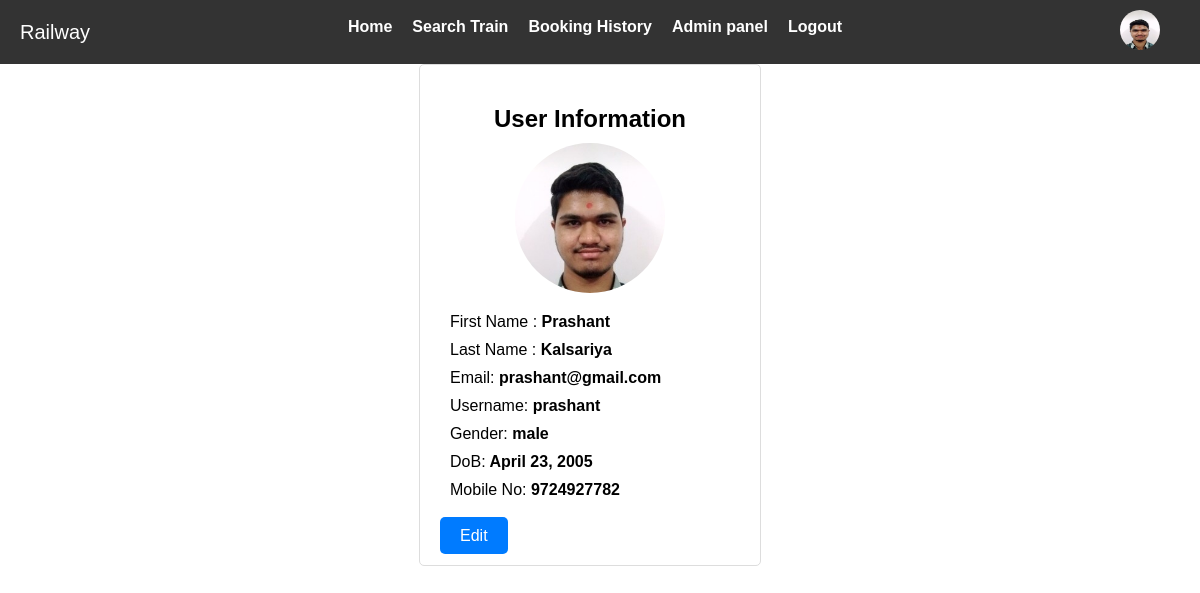
/profile (signed in), run on the app's committed database.
### railway/models.py (models this page shows)
class UserProfile(models.Model):
    user = models.OneToOneField(User, on_delete=models.CASCADE, null=True)
    profile_photo = models.ImageField(upload_to='profile_photos/', null=True, blank=True)

class Register(models.Model):
    user = models.ForeignKey(User,on_delete=models.CASCADE,null=True)
    mobile = models.CharField(max_length=10,null=True)
    dob = models.DateField(null=True)
    gender = models.CharField(max_length=10,null=True)

### railway/views.py (the view)
# urls.py: path('profile',views.profile,name="profile"),
def profile(request):
    user_info, created = Register.objects.get_or_create(user=request.user)
    user_profile = UserProfile.objects.filter(user=request.user).first()
    data = {"user_info":user_info,"user_profile":user_profile}
    return render(request,"user_profile.html",data)

### templates/user_profile.html
{% extends 'user_nav.html' %}
{% load static %}
{% block design %}
<link rel="stylesheet" href="{% static 'css/user_profile.css' %}">
{% endblock %}
{% block content %}
<div class="profile-container">
    <div class="read-only-container" id="readOnlyContainer">
        <h2 style="text-align: center;">User Information</h2>
        <div class="image-container">
            {% if request.user.userprofile.profile_photo %}
            <img src="{{ request.user.userprofile.profile_photo.url }}" alt="Profile Photo" class="profile-photo">
            {% else %}
            <img src="https://static.vecteezy.com/system/resources/thumbnails/009/734/564/small_2x/default-avatar-profile-icon-of-social-media-user-vector.jpg"
                alt="User Profile Picture" class="profile-photo">
            {% endif %}
        </div>
        <ul class="u-list">
            <li class="list"><span>First Name : </span>{{user.first_name}}</li>
            <li class="list"><span>Last Name :</span> {{user.last_name}} </li>
            <li class="list"><span>Email:</span> {{user.email}}</li>
            <li class="list"><span>Username:</span> {{user.username}}</li>
            <li class="list"><span>Gender:</span> {{user_info.gender}}</li>
            <li class="list"><span>DoB:</span> {{user_info.dob}} </li>
            <li class="list"><span>Mobile No:</span> {{user_info.mobile}} </li>
        </ul>
        <br>
        <a href="{% url 'edit_profile' %}" class="edit-button" style="text-decoration:none;">Edit</a>
    </div>
    {% endblock %}

### templates/user_nav.html (shortened to what this page needs)
<!DOCTYPE html>
<html lang="en">
<head>
    {% load static %}
    <link rel="stylesheet" href="{% static 'css/user_nav.css' %}">
    {% block design %}
    {% endblock %}
</head>
<body>
    <header>
        <nav class="navbar">
            <div class="logo">
                <a href="#">Railway</a>
            </div>
            <ul class="nav-links">
                <li><a href="{% url 'user_home' %}">Home</a></li>
                <li><a href="{% url 'search_train' %}">Search Train</a></li>
                <li><a href="{% url 'booking_history' %}">Booking History</a></li>
                {% if user.is_staff %}
                <li><a href="{%url 'admin_home' %}">Admin panel</a></li>
                {% endif %}
                <li><a href="{% url 'logout_user' %}">Logout</a></li>
            </ul>
            <div class="profile">
                {% if request.user.userprofile.profile_photo %}
                <img src="{{ request.user.userprofile.profile_photo.url }}" alt="Profile Photo">
                {% else %}
                <img src="https://static.vecteezy.com/system/resources/thumbnails/009/734/564/small_2x/default-avatar-profile-icon-of-social-media-user-vector.jpg"
                    alt="User Profile Picture">
                {% endif %}
            </div>
        </nav>
    </header>
    {% block content %} {% endblock %}
</body>
</html>

### static/css/user_nav.css (style rules this page uses)
body { margin: 0; padding: 0; font-family: Arial, sans-serif; }
header { background-color: #333; color: #fff; padding: 10px 20px; display: flex; justify-content: space-between; align-items: center; }
.navbar { display: flex; align-items: center; justify-content: space-between; width: 100%; }
.logo a { color: inherit; text-decoration: none; font-size: 20px; transition: color 0.3s ease-in-out; }
.nav-links { list-style: none; margin: 0; padding: 0; display: flex; justify-content: center; }
.nav-links li { margin-right: 20px; }
.nav-links a { color: inherit; text-decoration: none; transition: color 0.3s ease-in-out; }
.profile { position: relative; }
.profile img { width: 40px; height: 40px; border-radius: 50%; cursor: pointer; margin-right: 20px; }

### static/css/user_profile.css (style rules this page uses)
.profile-container { display: flex; justify-content: center; align-items: center; max-width: 800px; margin: auto; }
.read-only-container, .editable-container { background-color: #fff; border: 1px solid #ddd; border-radius: 5px; padding: 20px; margin-right: 20px; width: 300px; }
h2 { margin-bottom: 10px; }
ul { list-style: none; padding: 0; margin: 0; }
li { margin-bottom: 10px; font-weight: bold; }
li > span { margin-left: 10px; font-weight: normal; }
.edit-button { background-color: #007bff; color: #fff; border: none; border-radius: 5px; padding: 10px 20px; cursor: pointer; margin-top: 20px; width: 100%; text-align: center; }
.profile-photo { width: 150px; height: 150px; border-radius: 50%; object-fit: cover; margin-bottom: 20px; }
.image-container { width: 100%; display: flex; justify-content: center; align-items: center; }

### data on the page
Register: gender "male", dob "April 23, 2005", mobile "9724927782"

### other printed values
{{ user.first_name }} "Prashant"
{{ user.last_name }} "Kalsariya"
{{ user.email }} "prashant@gmail.com"
{{ user.username }} "prashant"
